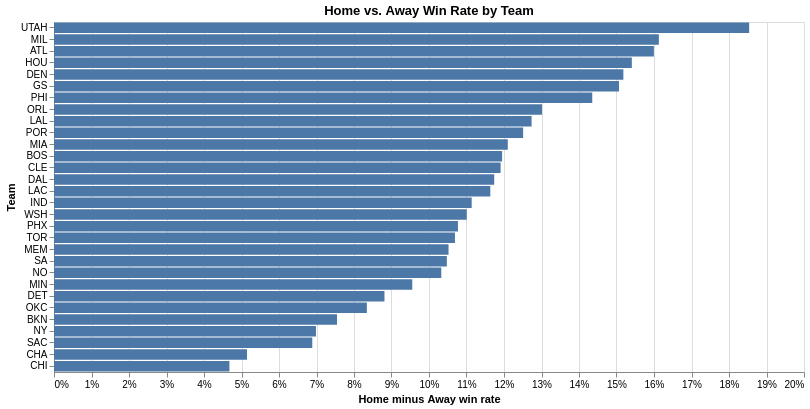

Write notebook code for a chart like this one.
### Code cell
team_advantage_plot = alt.Chart(team_advantage).mark_bar().encode(
    y=alt.Y('team:N', sort='-x', title='Team'),
    x=alt.X('win_rate_difference:Q', title='Home minus Away win rate', axis=alt.Axis(format='.0%')),
    tooltip=[
        'team:N',
        alt.Tooltip('home_win_rate:Q', format='.1%'),
        alt.Tooltip('away_win_rate:Q', format='.1%')
    ]
).properties(title='Home vs. Away Win Rate by Team', width=750, height=350)

team_advantage_plot

### Figure 1 — Vega-Lite specification as saved in the notebook (floating-point values rounded to 4 significant figures)
{"config": {"view": {"continuousWidth": 300, "continuousHeight": 300}}, "data": {"name": "data-b160b1e46b577d3f63493d4ba9e1443c"}, "mark": {"type": "bar"}, "encoding": {"tooltip": [{"field": "team", "type": "nominal"}, {"field": "home_win_rate", "format": ".1%", "type": "quantitative"}, {"field": "away_win_rate", "format": ".1%", "type": "quantitative"}], "x": {"axis": {"format": ".0%"}, "field": "win_rate_difference", "title": "Home minus Away win rate", "type": "quantitative"}, "y": {"field": "team", "sort": "-x", "title": "Team", "type": "nominal"}}, "height": 350, "title": "Home vs. Away Win Rate by Team", "width": 750, "$schema": "https://vega.github.io/schema/vega-lite/v6.1.0.json", "datasets": {"data-b160b1e46b577d3f63493d4ba9e1443c": [{"team": "ATL", "home_games": 315, "home_wins": 173, "home_win_rate": 0.5492, "away_games": 316, "away_wins": 123, "away_win_rate": 0.3892, "win_rate_difference": 0.16}, {"team": "BKN", "home_games": 318, "home_wins": 158, "home_win_rate": 0.4969, "away_games": 318, "away_wins": 134, "away_win_rate": 0.4214, "win_rate_difference": 0.07547}, {"team": "BOS", "home_games": 318, "home_wins": 230, "home_win_rate": 0.7233, "away_games": 318, "away_wins": 192, "away_win_rate": 0.6038, "win_rate_difference": 0.1195}, {"team": "CHA", "home_games": 313, "home_wins": 132, "home_win_rate": 0.4217, "away_games": 316, "away_wins": 117, "away_win_rate": 0.3703, "win_rate_difference": 0.05147}, {"team": "CHI", "home_games": 316, "home_wins": 143, "home_win_rate": 0.4525, "away_games": 313, "away_wins": 127, "away_win_rate": 0.4058, "win_rate_difference": 0.04678}, {"team": "CLE", "home_games": 318, "home_wins": 180, "home_win_rate": 0.566, "away_games": 311, "away_wins": 139, "away_win_rate": 0.4469, "win_rate_difference": 0.1191}, {"team": "DAL", "home_games": 319, "home_wins": 180, "home_win_rate": 0.5643, "away_games": 320, "away_wins": 143, "away_win_rate": 0.4469, "win_rate_difference": 0.1174}, {"team": "DEN", "home_games": 319, "home_wins": 229, "home_win_rate": 0.7179, "away_games": 318, "away_wins": 180, "away_win_rate": 0.566, "win_rate_difference": 0.1518}, {"team": "DET", "home_games": 314, "home_wins": 133, "home_win_rate": 0.4236, "away_games": 316, "away_wins": 106, "away_win_rate": 0.3354, "win_rate_difference": 0.08812}, {"team": "GS", "home_games": 316, "home_wins": 194, "home_win_rate": 0.6139, "away_games": 313, "away_wins": 145, "away_win_rate": 0.4633, "win_rate_difference": 0.1507}, {"team": "HOU", "home_games": 318, "home_wins": 175, "home_win_rate": 0.5503, "away_games": 318, "away_wins": 126, "away_win_rate": 0.3962, "win_rate_difference": 0.1541}, {"team": "IND", "home_games": 318, "home_wins": 169, "home_win_rate": 0.5314, "away_games": 319, "away_wins": 134, "away_win_rate": 0.4201, "win_rate_difference": 0.1114}, {"team": "LAC", "home_games": 318, "home_wins": 205, "home_win_rate": 0.6447, "away_games": 318, "away_wins": 168, "away_win_rate": 0.5283, "win_rate_difference": 0.1164}, {"team": "LAL", "home_games": 318, "home_wins": 199, "home_win_rate": 0.6258, "away_games": 317, "away_wins": 158, "away_win_rate": 0.4984, "win_rate_difference": 0.1274}, {"team": "MEM", "home_games": 319, "home_wins": 173, "home_win_rate": 0.5423, "away_games": 318, "away_wins": 139, "away_win_rate": 0.4371, "win_rate_difference": 0.1052}, {"team": "MIA", "home_games": 318, "home_wins": 192, "home_win_rate": 0.6038, "away_games": 319, "away_wins": 154, "away_win_rate": 0.4828, "win_rate_difference": 0.121}, {"team": "MIL", "home_games": 319, "home_wins": 226, "home_win_rate": 0.7085, "away_games": 318, "away_wins": 174, "away_win_rate": 0.5472, "win_rate_difference": 0.1613}, {"team": "MIN", "home_games": 314, "home_wins": 175, "home_win_rate": 0.5573, "away_games": 314, "away_wins": 145, "away_win_rate": 0.4618, "win_rate_difference": 0.09554}, {"team": "NO", "home_games": 317, "home_wins": 150, "home_win_rate": 0.4732, "away_games": 319, "away_wins": 118, "away_win_rate": 0.3699, "win_rate_difference": 0.1033}, {"team": "NY", "home_games": 314, "home_wins": 169, "home_win_rate": 0.5382, "away_games": 316, "away_wins": 148, "away_win_rate": 0.4684, "win_rate_difference": 0.06986}, {"team": "OKC", "home_games": 321, "home_wins": 199, "home_win_rate": 0.6199, "away_games": 315, "away_wins": 169, "away_win_rate": 0.5365, "win_rate_difference": 0.08343}, {"team": "ORL", "home_games": 318, "home_wins": 163, "home_win_rate": 0.5126, "away_games": 319, "away_wins": 122, "away_win_rate": 0.3824, "win_rate_difference": 0.1301}, {"team": "PHI", "home_games": 317, "home_wins": 204, "home_win_rate": 0.6435, "away_games": 320, "away_wins": 160, "away_win_rate": 0.5, "win_rate_difference": 0.1435}, {"team": "PHX", "home_games": 321, "home_wins": 190, "home_win_rate": 0.5919, "away_games": 316, "away_wins": 153, "away_win_rate": 0.4842, "win_rate_difference": 0.1077}, {"team": "POR", "home_games": 318, "home_wins": 164, "home_win_rate": 0.5157, "away_games": 320, "away_wins": 125, "away_win_rate": 0.3906, "win_rate_difference": 0.1251}, {"team": "SA", "home_games": 315, "home_wins": 159, "home_win_rate": 0.5048, "away_games": 320, "away_wins": 128, "away_win_rate": 0.4, "win_rate_difference": 0.1048}, {"team": "SAC", "home_games": 317, "home_wins": 154, "home_win_rate": 0.4858, "away_games": 319, "away_wins": 133, "away_win_rate": 0.4169, "win_rate_difference": 0.06888}, {"team": "TOR", "home_games": 318, "home_wins": 181, "home_win_rate": 0.5692, "away_games": 318, "away_wins": 147, "away_win_rate": 0.4623, "win_rate_difference": 0.1069}, {"team": "UTAH", "home_games": 317, "home_wins": 180, "home_win_rate": 0.5678, "away_games": 319, "away_wins": 122, "away_win_rate": 0.3824, "win_rate_difference": 0.1854}, {"team": "WSH", "home_games": 318, "home_wins": 123, "home_win_rate": 0.3868, "away_games": 318, "away_wins": 88, "away_win_rate": 0.2767, "win_rate_difference": 0.1101}]}}
